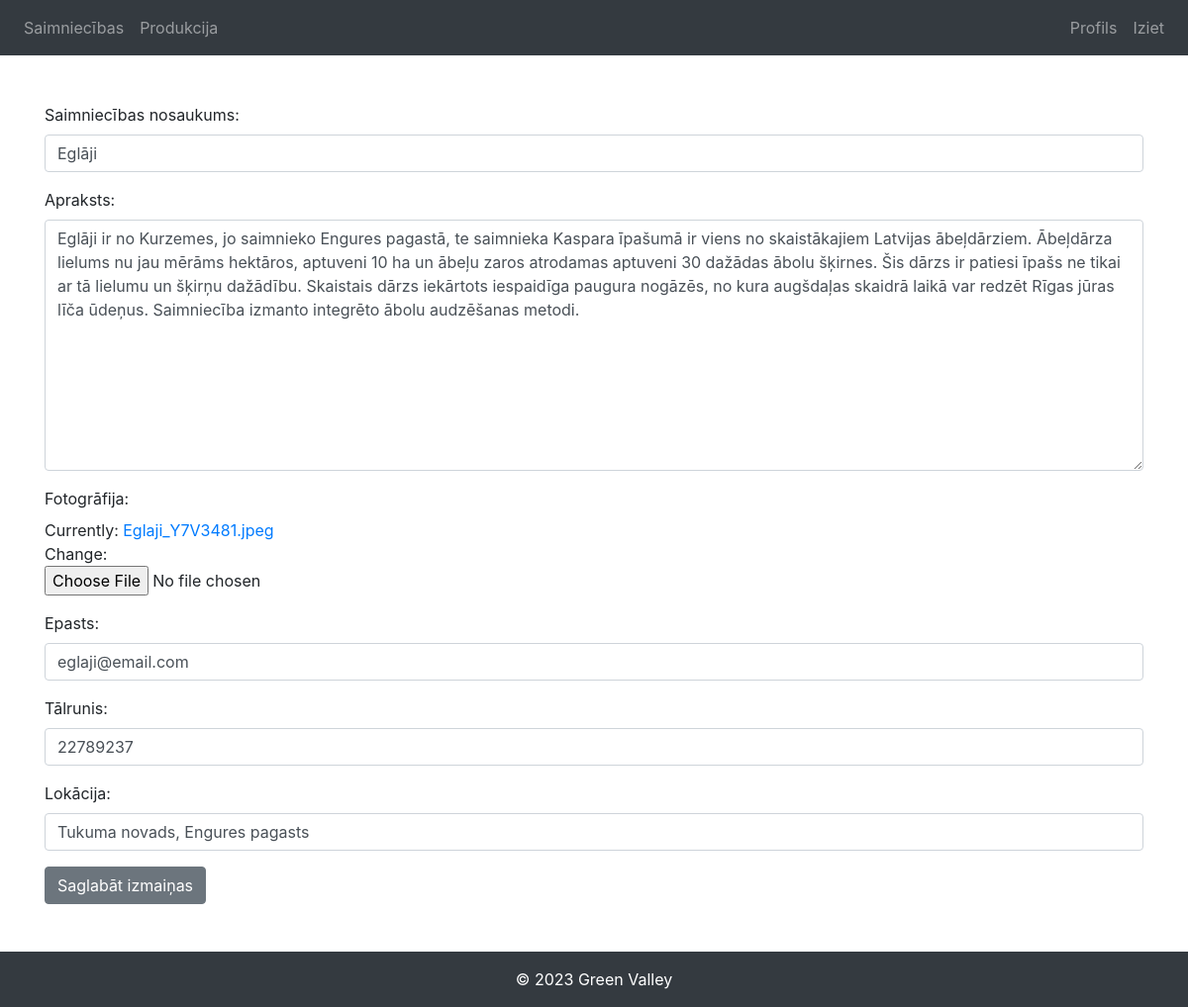
Page /edit-account/ (signed in) on the earlier database version.
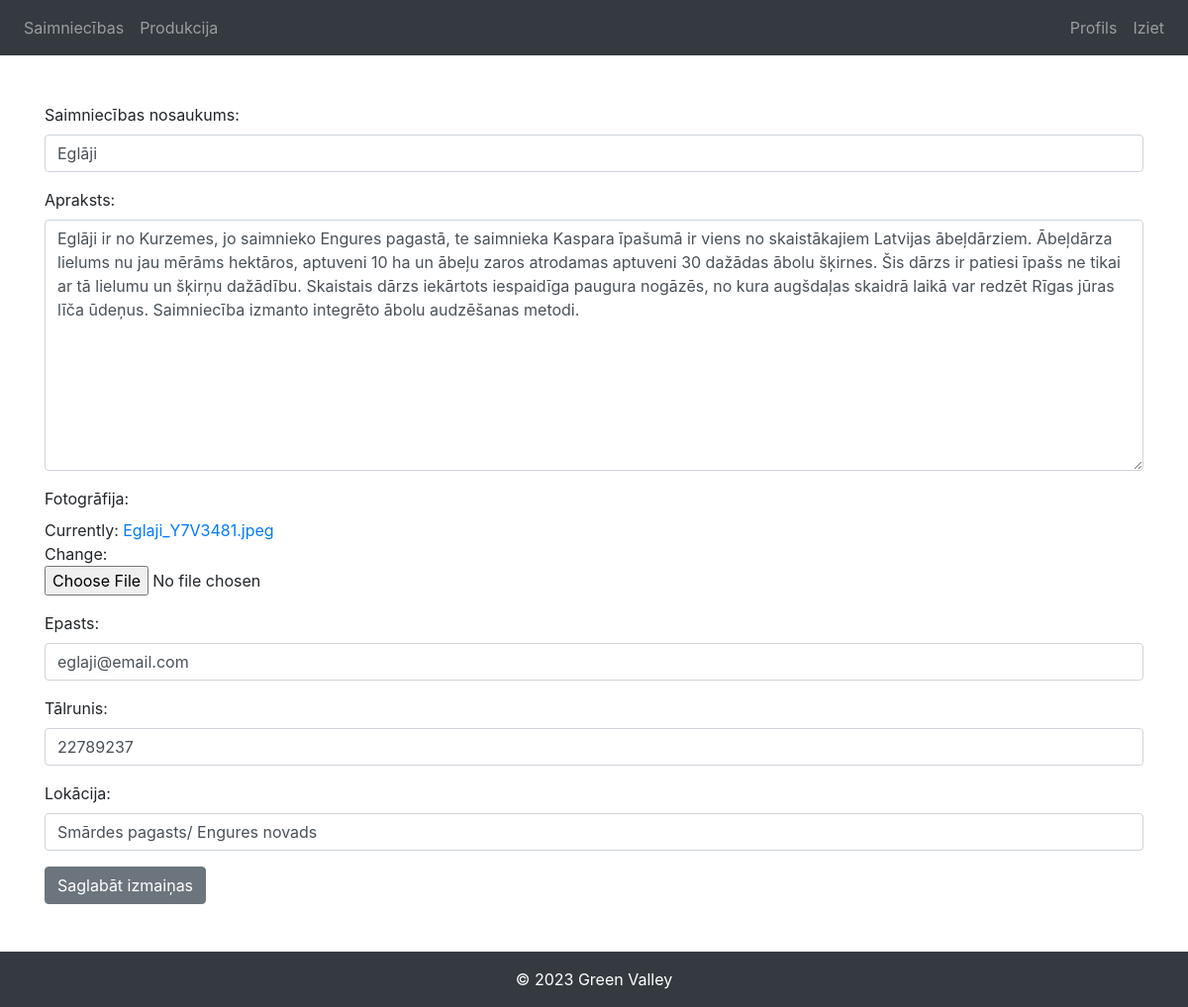
Same page on the later database version.
### saimniecibas/models.py (models this page shows, shortened)
class Profile(models.Model):
    user = models.OneToOneField(
        User, on_delete=models.CASCADE, null=True, blank=True)
    username = models.CharField(max_length=200, blank=True, null=True)
    s_nosaukums = models.CharField(max_length=200)
    s_apraksts = models.TextField()
    s_foto = models.ImageField(
        null=True, blank=False, default='defaultx.jpg',)
    email = models.EmailField(max_length=500, blank=True, null=True)
    talrunis = models.CharField(max_length=8)
    lokacija = models.CharField(max_length=200)
    s_datums = models.DateTimeField(default=timezone.now)
    id = models.UUIDField(default=uuid.uuid4, unique=True,
                          primary_key=True, editable=False)

### saimniecibas/views.py (the view)
# urls.py: path('edit-account/', views.editAccount, name='edit-account'),
@login_required(login_url='login')
def editAccount(request):
    profile = request.user.profile
    form = ProfileForm(instance=profile)
    if request.method == 'POST':
        form = ProfileForm(request.POST, request.FILES, instance=profile)
        if form.is_valid():
            form.save()
            return redirect('account')
    context = {'form': form}
    return render(request, 'saimniecibas/profile_form.html', context)

### saimniecibas/forms.py
class ProfileForm(ModelForm):
    class Meta:
        model = Profile
        fields = '__all__'
        exclude = ['user', 'username', 's_datums']
        labels = {
            's_nosaukums': 'Saimniecības nosaukums:',
            's_apraksts': 'Apraksts:',
            's_foto': 'Fotogrāfija:',
            'email': 'Epasts:',
            'talrunis': 'Tālrunis:',
            'lokacija': 'Lokācija:',
        }
    def __init__(self, *args, **kwargs):
        super(ProfileForm, self).__init__(*args, **kwargs)
        for name, field in self.fields.items():
            field.widget.attrs.update({'class': 'input'})

### saimniecibas/templates/saimniecibas/profile_form.html
{% extends "main.html" %} {% load crispy_forms_tags %} {% block content %}
<div class="container" style="margin-top: 3rem; margin-bottom: 3rem">
  <form method="post" enctype="multipart/form-data">
    {% csrf_token %} {{ form|crispy }}
    <button type="submit" class="btn btn-secondary">Saglabāt izmaiņas</button>
  </form>
</div>
{% endblock content %}

Differences in the rows shown:
changed Profile "Eglāji": lokacija "Tukuma novads, Engures pagasts" → "Smārdes pagasts/ Engures novads"
